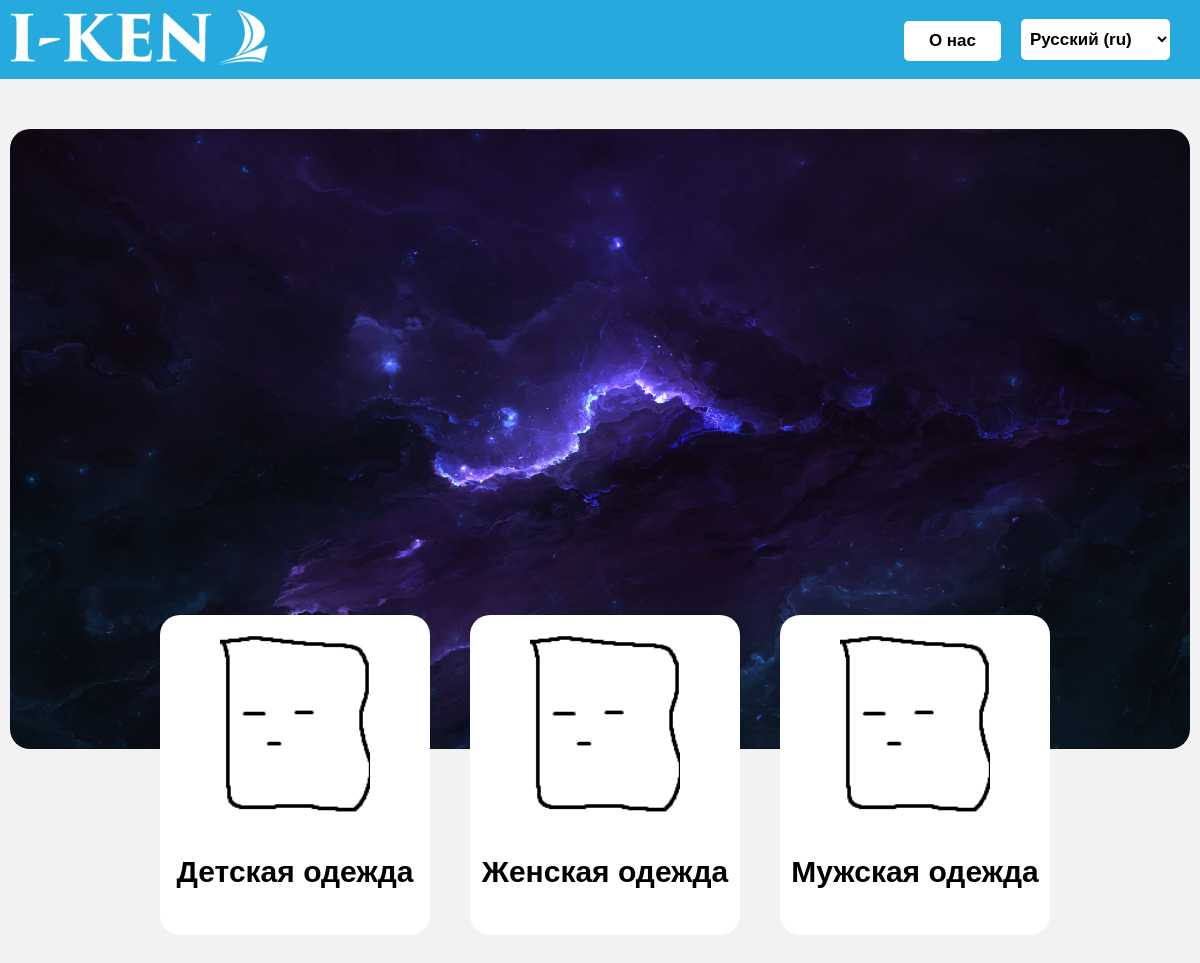
The page / on the database its author committed.
### clothes/models.py (models this page shows, shortened)
class Category(models.Model):
    name = models.CharField(max_length=100, db_index=True, verbose_name=_('Имя'))
    def get_absolute_url(self):
        return reverse("category", kwargs={"cat_id": self.pk})
    class Meta:
        verbose_name = _('Категория')
        verbose_name_plural = _('Категории')
        ordering = ['id',]

### clothes/views.py (the view)
# urls.py: path('', main, name='main'),
def main(request):
    catigories = Category.objects.all()
    con = {
        'title': 'I-Ken',
        'catigories': catigories,
    }
    return render(request, 'clothes/main.html', context=con)

### clothes/templates/clothes/main.html
{% extends 'clothes/base.html' %}
{% load static%}
{% block content %}
<div class="main_img"><img src="{% static 'clothes/images/main_page.png' %}"></div>
<ul class="cat_links">
    {% for ct in catigories %}
    <li>
        <a href="{{ ct.get_absolute_url }}" class="a_large">
            <div>
                <img src="{% static 'clothes/images/women.png' %}" class="cat_links_img">
                <p>{{ct.name}}</p>
            </div>
        </a>
    </li>
    {% endfor %}
</ul>
{% endblock %}

### clothes/static/clothes/css/styles.css (style rules this page uses)
html, body { font-family: sans-serif; font-weight: bold; background-color: #f2f2f2; padding: 0; margin: 0; }
.a_large { text-decoration: none; color: black; font-size: 30px; }
.cat_links { position: relative; z-index: 1; list-style: none; align-items: center; top: -150px; left: 100px; width: fit-content; }
.cat_links div { padding: 10px; border-radius: 20px; background-color: rgba(255, 255, 255, 1); display: flex; flex-flow: column wrap; align-items: center; width: 250px; height: 300px; }
.cat_links li { float: left; padding: 0px 20px; }
.cat_links li a { transition: all 0.3s ease 0s; }
.cat_links_img { height: 180px; padding: 10px; }
.main_img { height: 620px; margin: 50px 10px 0 10px; }
.main_img img { border-radius: 20px; width: 100%; height: 100%; }

### rows shown on the page
Category: name "Детская одежда"
Category: name "Женская одежда"
Category: name "Мужская одежда"

### other values the page prints
form field language "Русский (ru)"
